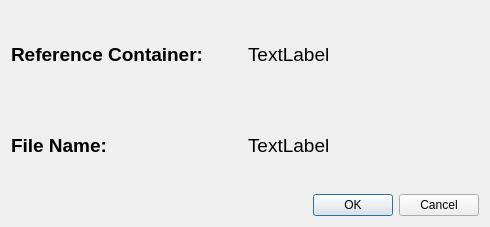
<?xml version="1.0" encoding="UTF-8"?>
<ui version="4.0">
 <class>Dialog</class>
 <widget class="QDialog" name="Dialog">
  <property name="geometry">
   <rect>
    <x>0</x>
    <y>0</y>
    <width>490</width>
    <height>227</height>
   </rect>
  </property>
  <property name="windowTitle">
   <string>Dialog</string>
  </property>
  <layout class="QVBoxLayout" name="verticalLayout">
   <item>
    <layout class="QHBoxLayout" name="horizontalLayout">
     <item>
      <widget class="QLabel" name="label">
       <property name="font">
        <font>
         <pointsize>14</pointsize>
         <weight>75</weight>
         <bold>true</bold>
        </font>
       </property>
       <property name="text">
        <string>Reference Container:</string>
       </property>
      </widget>
     </item>
     <item>
      <widget class="QLabel" name="containerName_label">
       <property name="font">
        <font>
         <pointsize>14</pointsize>
        </font>
       </property>
       <property name="text">
        <string>TextLabel</string>
       </property>
      </widget>
     </item>
    </layout>
   </item>
   <item>
    <layout class="QHBoxLayout" name="horizontalLayout_2">
     <item>
      <widget class="QLabel" name="label_2">
       <property name="font">
        <font>
         <pointsize>14</pointsize>
         <weight>75</weight>
         <bold>true</bold>
        </font>
       </property>
       <property name="text">
        <string>File Name:</string>
       </property>
      </widget>
     </item>
     <item>
      <widget class="QLabel" name="fileNameLabel">
       <property name="font">
        <font>
         <pointsize>14</pointsize>
        </font>
       </property>
       <property name="text">
        <string>TextLabel</string>
       </property>
      </widget>
     </item>
    </layout>
   </item>
   <item>
    <widget class="QDialogButtonBox" name="buttonBox">
     <property name="orientation">
      <enum>Qt::Horizontal</enum>
     </property>
     <property name="standardButtons">
      <set>QDialogButtonBox::Cancel|QDialogButtonBox::Ok</set>
     </property>
    </widget>
   </item>
  </layout>
 </widget>
 <resources/>
 <connections>
  <connection>
   <sender>buttonBox</sender>
   <signal>accepted()</signal>
   <receiver>Dialog</receiver>
   <slot>accept()</slot>
   <hints>
    <hint type="sourcelabel">
     <x>248</x>
     <y>254</y>
    </hint>
    <hint type="destinationlabel">
     <x>157</x>
     <y>274</y>
    </hint>
   </hints>
  </connection>
  <connection>
   <sender>buttonBox</sender>
   <signal>rejected()</signal>
   <receiver>Dialog</receiver>
   <slot>reject()</slot>
   <hints>
    <hint type="sourcelabel">
     <x>316</x>
     <y>260</y>
    </hint>
    <hint type="destinationlabel">
     <x>286</x>
     <y>274</y>
    </hint>
   </hints>
  </connection>
 </connections>
</ui>
